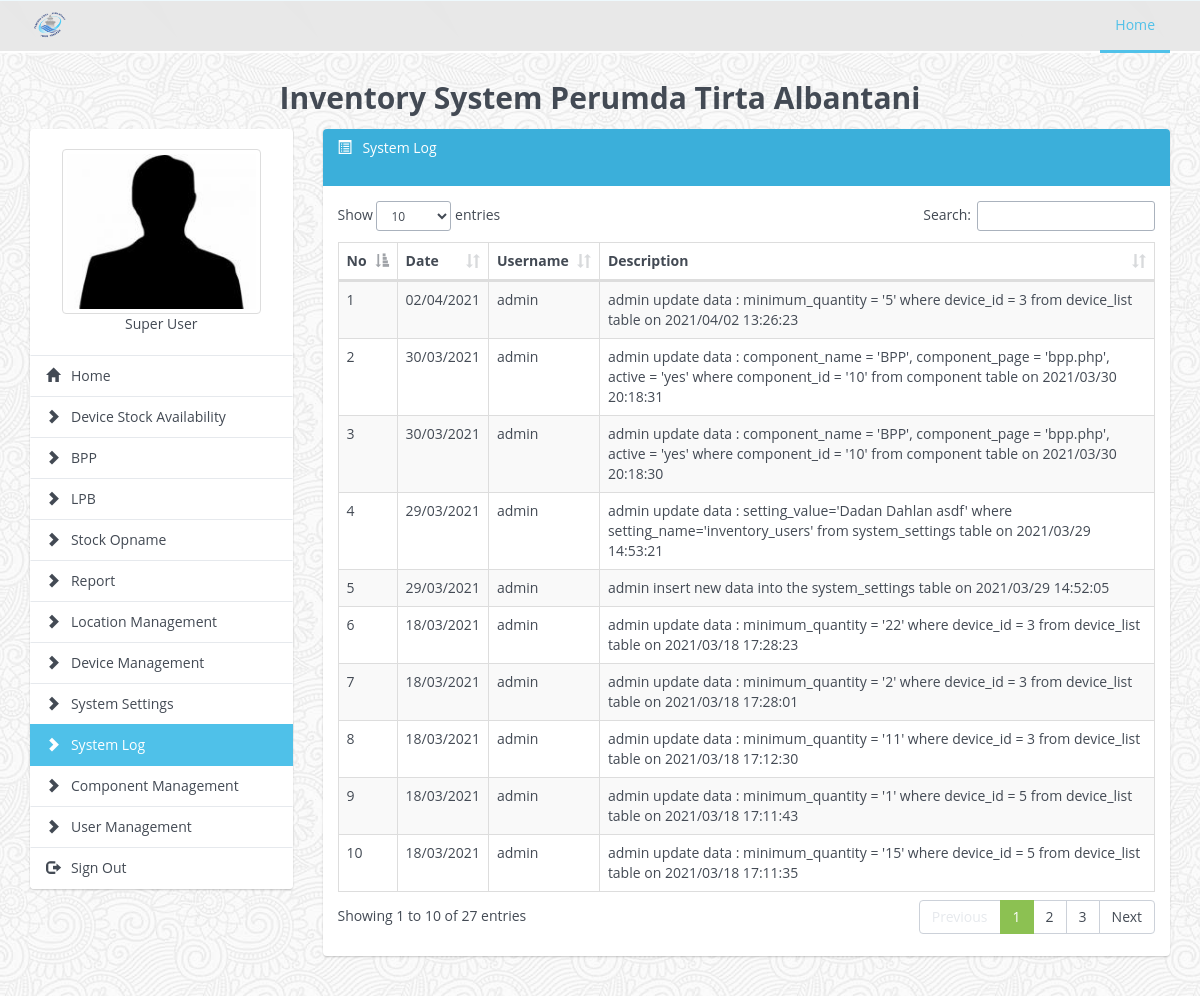
Before: /system_log.php (signed in) with the older database file.
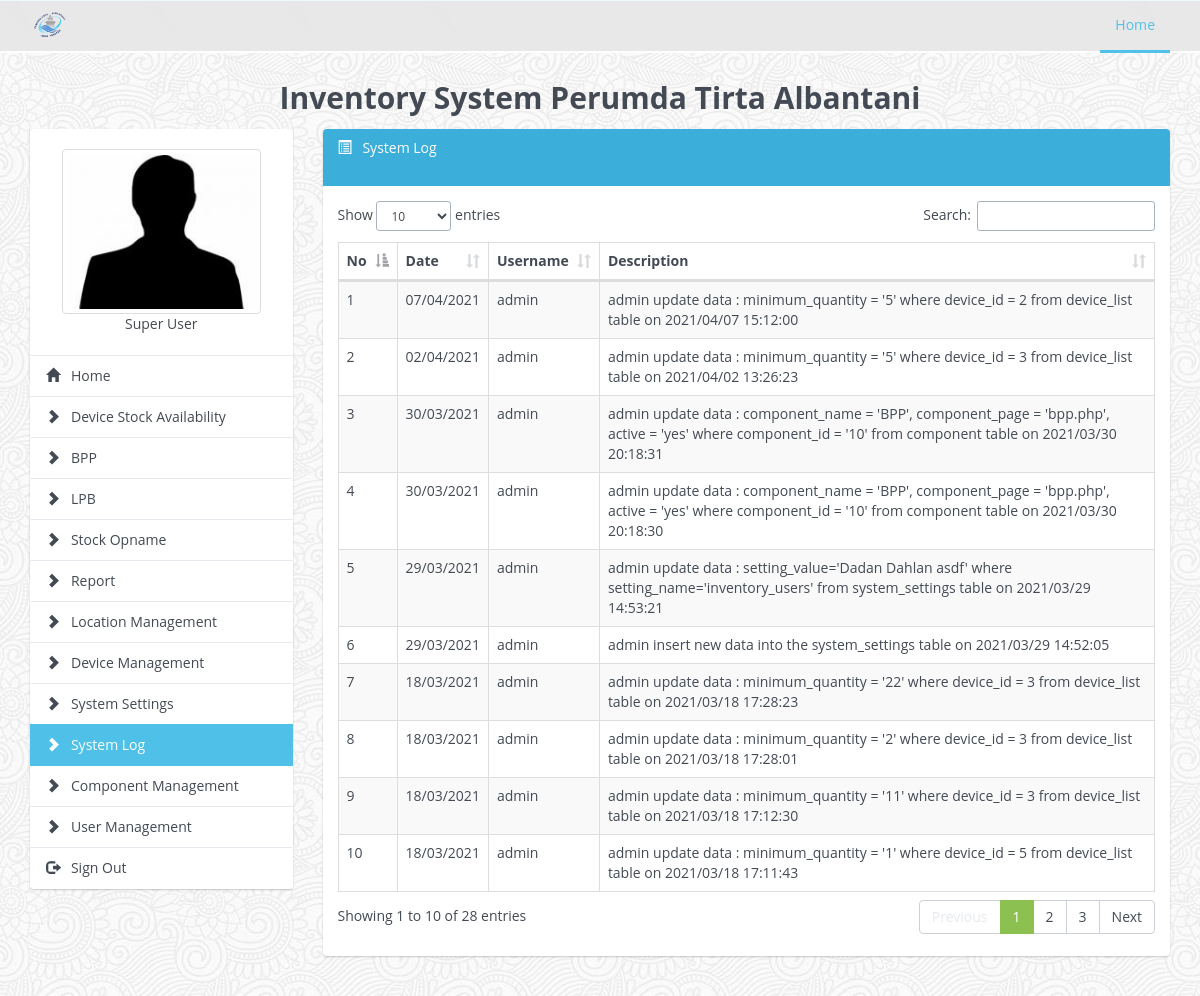
After: the same page with the newer database file.
### tables this page shows
CREATE TABLE `component` (
  `component_id` int NOT NULL AUTO_INCREMENT,
  `component_name` varchar(30) NOT NULL COMMENT 'Component Name',
  `component_page` varchar(100) NOT NULL COMMENT 'Component Page',
  `component_type` enum('system','standard') NOT NULL DEFAULT 'standard' COMMENT 'Component Type',
  `active` enum('yes','no') NOT NULL DEFAULT 'yes' COMMENT 'Active Status',
  `created_by` varchar(30) NOT NULL,
  `created_date` datetime NOT NULL,
  `updated_by` varchar(30) NOT NULL,
  `updated_date` datetime NOT NULL,
  `revision` tinyint NOT NULL DEFAULT '0',
  PRIMARY KEY (`component_id`)
);

CREATE TABLE `system_logs` (
  `log_id` int NOT NULL AUTO_INCREMENT,
  `log_date` datetime NOT NULL COMMENT 'Date',
  `username` varchar(30) NOT NULL COMMENT 'Username',
  `description` text NOT NULL COMMENT 'Log Descriptions',
  PRIMARY KEY (`log_id`)
);

### lib/db.class.php (called while the page is built, shortened)
<?php
class DB
{
	private $pdo;
	private $sQuery;
	private function Connect()
	{
		$dsn = 'mysql:dbname=' . $_ENV['DBNAME'] . ';host=' . $_ENV['HOST'] . '';
		try {
			$this->pdo = new PDO($dsn, $_ENV['USER'], $_ENV['PASSWORD'], array(PDO::MYSQL_ATTR_INIT_COMMAND => "SET NAMES utf8"));
			$this->pdo->setAttribute(PDO::ATTR_ERRMODE, PDO::ERRMODE_EXCEPTION);
			$this->pdo->setAttribute(PDO::ATTR_EMULATE_PREPARES, false);
			$this->bConnected = true;
		} catch (PDOException $e) {
			echo $this->ExceptionLog($e->getMessage());
			die();
		}
	}
	private function Init($query, $parameters = "")
	{
		try {
			$this->sQuery = $this->pdo->prepare($query);
			$this->succes 	= $this->sQuery->execute();
		} catch (PDOException $e) {
			echo $this->ExceptionLog($e->getMessage(), $query);
			die();
		}
	}
	public function query($query, $params = null, $fetchmode = PDO::FETCH_ASSOC)
	{
		$query = trim($query);
		$this->Init($query, $params);
		$rawStatement = explode(" ", $query);
		$statement = strtolower($rawStatement[0]);
		if ($statement === 'select' || $statement === 'show') {
			return $this->sQuery->fetchAll($fetchmode);
		} elseif ($statement === 'insert' ||  $statement === 'update' || $statement === 'delete') {
			return $this->sQuery->rowCount();
		} else {
			return NULL;
		}
	}
	public function single($query, $params = null)
	{
		$this->Init($query, $params);
		return $this->sQuery->fetchColumn();
	}
}

### class/inventory.class.php (called while the page is built, shortened)
<?php
require_once(__DIR__ . '/../lib/db.class.php');
class Inventory
{
	public function __construct() {
		$this->db = new DB();
	}
	public function setting_data($setting_name)
	{
		$query         = "SELECT setting_value FROM system_settings WHERE setting_name = '$setting_name' AND active = 'yes'";
		$setting_value = $this->db->single($query);
		return $setting_value;
	}
	public function main_menu($privileges)
	{
		if ($privileges!="*") {
			$query = "SELECT component_id, component_name, component_page FROM component WHERE component_id IN ($privileges) AND active = 'yes' ORDER BY component_type DESC";
		}
		else {
			$query = "SELECT component_id, component_name, component_page FROM component WHERE active = 'yes' ORDER BY component_type DESC";
		}
		$main_menu_array = $this->db->query($query);
		return $main_menu_array;
	}
}
?>

### class/system.class.php (called while the page is built, shortened)
<?php
require_once(__DIR__ . '/../lib/db.class.php');
require_once(__DIR__ . '/../class/inventory.class.php');
class SystemClass
{
	public function __construct() {
		$this->db       = new DB();
	}
	public function show_system_logs()
	{
		$query  = "SELECT log_date, username, description FROM system_logs ORDER BY log_date DESC";
		$result = $this->db->query($query);
		return $result;
	}
}

### system_log.php (the view, shortened to what the changed rows need)
<?php
require_once(__DIR__ . '/lib/db.class.php');
require_once(__DIR__ . '/class/user.class.php');
require_once(__DIR__ . '/class/inventory.class.php');
$invClass  = new Inventory();
require_once(__DIR__ . '/class/system.class.php');
$sysClass  = new SystemClass();
include("./include/include_header.php");
?>
<div class="col-lg-9 col-md-9 col-sm-12 col-xs-12">
	<div class="panel panel-primary">
		<div class="panel-heading">
			<h3 class="panel-title">
				<i class="glyphicon glyphicon-list-alt"></i> &nbsp; <?php echo $current_page_name; ?>
			</h3>
			<br>
		</div>
		<div class='panel-body'>
		<?php
			$data     = $sysClass->show_system_logs();
			$data_num = count($data);
			if ($data_num!=0) {
				$no         = 0;
				$data_table = "<table class='table table-bordered table-striped' id='datatable'><thead><tr><th>No</th><th>Date</th><th>Username</th><th>Description</th></tr></thead><tbody>";
				foreach ($data as $dt_logs) {
					$no++;
					$username    = $dt_logs["username"];
					$log_date    = date_format(date_create($dt_logs["log_date"]), "d/m/Y");
					$description = strip_tags($dt_logs["description"]);
					$data_table  .= "<tr><td>$no</td><td>$log_date</td><td>$username</td><td>$description</td></tr>";
				}
				$data_table .= "</tbody></table>";
				echo $data_table;
			}
			else {
				echo "<p>No System Log Found!</p>";
			}
		?>
		</div>
	</div>
</div>
<?php
include("./include/include_footer.php");
include("./include/init_datatables.php");
?>

### include/include_header.php (shortened to what the changed rows need)
<?php
	$current_page      = basename($_SERVER['PHP_SELF']);
	$main_menu_array   = $invClass->main_menu($_SESSION['privileges']);
	$display_menu      = "";
	foreach ($main_menu_array as $main_menu) {
		$component_name = $main_menu['component_name'];
		$component_page = $main_menu['component_page'];
		if ($current_page==$component_page) {
			$display_menu .= "<a href='$component_page' class='list-group-item active' title='$component_name'><i class='glyphicon glyphicon-chevron-right'></i> &nbsp; $component_name</a>";
			$current_page_name = " ".$component_name;
		} else {
			$display_menu .= "<a href='$component_page' class='list-group-item' title='$component_name'><i class='glyphicon glyphicon-chevron-right'></i> &nbsp; $component_name</a>";
		}
		if ($current_page=="dashboard.php") {
			$home_link = "active";
		} else {
			$home_link = "";
		}
	}
?>
	<!DOCTYPE html>
		<html>
		<head>
			<link rel="stylesheet" type="text/css" href="./assets/css/<?php if ($invClass->setting_data("color_scheme")!="") { echo $invClass->setting_data("color_scheme"); } else {echo "site-default.min.css";} ?>">
			<link rel="stylesheet" type="text/css" href="./assets/plugins/pace/pace.css">
		</head>
		<body background="./assets/images/backgrounds/<?php if ($invClass->setting_data("body_background")!="") { echo $invClass->setting_data("body_background"); } else {echo "symphony.png";} ?>">
			<div class="container document">
				<div class="row">
					<div class="col-lg-3 col-md-3 col-sm-12 col-xs-12">
						<div class="list-group">
							<li class="list-group-item">
								<div class="text-center">
								</div>
							</li>
							<a href="dashboard.php" class="list-group-item <?php echo $home_link; ?>" title="Dashboard"><i class="glyphicon glyphicon-home"></i> &nbsp; Home</a>
							<?php
								echo $display_menu;
							?>
							<a href="#" class="list-group-item" id="sign_out" title="Sign Out"><i class="glyphicon glyphicon-log-out"></i> &nbsp; Sign Out</a>
						</div>
					</div>

Changed rows visible on the page:
no longer on this page (row unchanged): system_logs: log_date "18/03/2021", username "admin", description "admin update data : minimum_quantity = '15' where device_id = 5 from device_list table on 2021/03/18 17:11:35"
added system_logs: log_date "07/04/2021", username "admin", description "admin update data : minimum_quantity = '5' where device_id = 2 from device_list table on 2021/04/07 15:12:00"
Other visible differences:
text written by a page script: "Show entries Search: Showing 1 to 10 of 27 entries Previous 1 2 3 Next" → "Show entries Search: Showing 1 to 10 of 28 entries Previous 1 2 3 Next"
